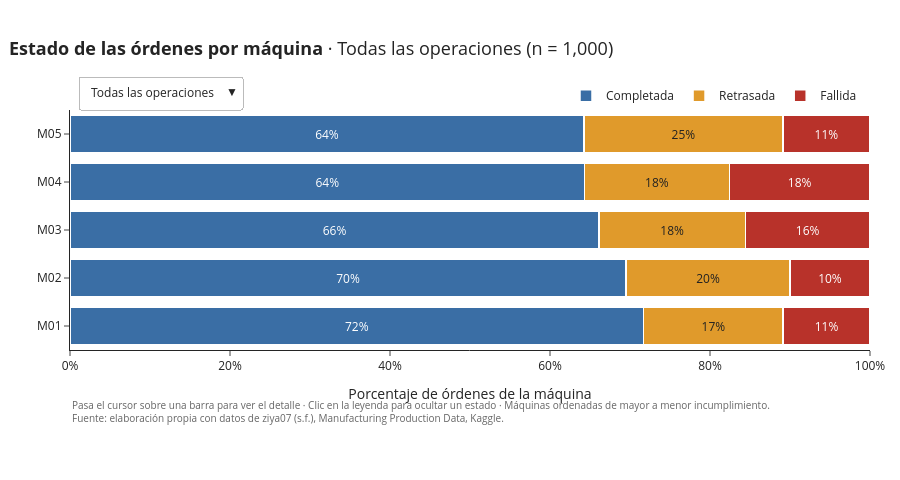

Notebook code for this chart:
### Markdown cell above
### 4b. Visualización interactiva (Plotly): estado de las órdenes por máquina y operación

Integra en una sola vista las Figuras 2 y 3 del Avance 2. El **estado por defecto** ya responde la pregunta principal: todas las operaciones juntas, con las máquinas ordenadas de mejor a peor (teoría 3.2.6). La interacción agrega detalle bajo demanda (teoría 3.2.2):

* **Filtro** (menú desplegable): elige un tipo de operación y las barras se recalculan.
* **Hover**: muestra el porcentaje, el número de órdenes, el total de la máquina, el retraso promedio y el intervalo de confianza del incumplimiento.
* **Leyenda**: un clic oculta o muestra un estado, por ejemplo para ver solo las fallas.

### Code cell
ESTADOS = ["Completada", "Retrasada", "Fallida"]
OPS = ["Todas las operaciones"] + sorted(df["Operacion"].unique())
orden_maquinas = (df.groupby("Machine_ID")["Incumplimiento"].mean().sort_values(ascending=False).index.tolist())

def resumen(sub):
    # Tabla máquina × estado con conteos, porcentajes y datos para el hover
    t = pd.crosstab(sub["Machine_ID"], sub["Estado"]).reindex(index=orden_maquinas, columns=ESTADOS, fill_value=0)
    n = t.sum(axis=1)
    ret = sub.groupby("Machine_ID")["Retraso_inicio_min"].mean().reindex(orden_maquinas)
    ic = [wilson(k, m) for k, m in zip(t["Retrasada"] + t["Fallida"], n)]
    return t, n, ret, ic

fig = go.Figure()
botones = []
for j, op in enumerate(OPS):
    sub = df if j == 0 else df[df["Operacion"] == op]
    t, n, ret, ic = resumen(sub)
    for est in ESTADOS:
        custom = np.column_stack([t[est], n, ret.round(1), [f"{p:.0%} [{lo:.0%}–{hi:.0%}]" for p, lo, hi in ic]])
        fig.add_bar(
            y=orden_maquinas, x=t[est] / n, orientation="h", name=est, marker_color=COLOR[est],
            marker_line=dict(color="white", width=1.5), visible=(j == 0), legendgroup=est, showlegend=(j == 0),
            text=[f"{v:.0%}" for v in t[est] / n], textposition="inside", insidetextanchor="middle",
            textfont=dict(color="white" if est != "Retrasada" else "#222"),
            customdata=custom,
            hovertemplate=("<b>%{y} · " + est + "</b><br>%{x:.1%} de las órdenes (%{customdata[0]} de %{customdata[1]})"
                           "<br>Retraso promedio de las órdenes ejecutadas de la máquina: %{customdata[2]} min"
                           "<br>Incumplimiento total [IC 95 %]: %{customdata[3]}<extra>" + op + "</extra>"))
    vis = [False] * (len(OPS) * 3); vis[j * 3:(j + 1) * 3] = [True] * 3
    botones.append(dict(label=op, method="update",
                        args=[{"visible": vis},
                              {"title.text": f"<b>Estado de las órdenes por máquina</b> · {op} (n = {len(sub):,})"}]))

fig.update_layout(
    barmode="stack", template="simple_white", height=480, margin=dict(l=70, r=30, t=110, b=130),
    title=dict(text=f"<b>Estado de las órdenes por máquina</b> · Todas las operaciones (n = {len(df):,})", x=0.01, font_size=18),
    xaxis=dict(tickformat=".0%", range=[0, 1], title="Porcentaje de órdenes de la máquina"),
    yaxis=dict(title="", categoryorder="array", categoryarray=orden_maquinas[::-1]),
    legend=dict(orientation="h", x=0.99, xanchor="right", y=1.12, title_text="", traceorder="normal"),
    updatemenus=[dict(buttons=botones, direction="down", x=0.01, xanchor="left", y=1.14, yanchor="top",
                      showactive=True, bgcolor="white", bordercolor="#BBB")],
    hoverlabel=dict(bgcolor="white", font_size=12),
    annotations=[dict(text="Pasa el cursor sobre una barra para ver el detalle · Clic en la leyenda para ocultar un estado · "
                           "Máquinas ordenadas de mayor a menor incumplimiento.<br>" + FUENTE,
                      x=0, y=-0.32, xref="paper", yref="paper", showarrow=False, align="left",
                      font=dict(size=10, color="#666"))])
fig.write_html(HTML / "interactiva_estado_por_maquina.html", include_plotlyjs=True)
fig.show()

### Figure 1 — Plotly figure (JSON) as saved in the notebook; plotly's stock layout.template omitted (floating-point values rounded to 4 significant figures)
{"data": [{"customdata": [["124", "193", "5.3", "36% [29%–43%]"], ["128", "199", "4.7", "36% [29%–43%]"], ["123", "186", "4.3", "34% [27%–41%]"], ["146", "210", "4.2", "30% [25%–37%]"], ["152", "212", "3.9", "28% [23%–35%]"]], "hovertemplate": "<b>%{y} · Completada</b><br>%{x:.1%} de las órdenes (%{customdata[0]} de %{customdata[1]})<br>Retraso promedio de las órdenes ejecutadas de la máquina: %{customdata[2]} min<br>Incumplimiento total [IC 95 %]: %{customdata[3]}<extra>Todas las operaciones</extra>", "insidetextanchor": "middle", "legendgroup": "Completada", "marker": {"color": "#3A6EA5", "line": {"color": "white", "width": 1.5}}, "name": "Completada", "orientation": "h", "showlegend": true, "text": ["64%", "64%", "66%", "70%", "72%"], "textfont": {"color": "white"}, "textposition": "inside", "type": "bar", "visible": true, "x": [0.6425, 0.6432, 0.6613, 0.6952, 0.717], "y": ["M05", "M04", "M03", "M02", "M01"]}, {"customdata": [["48", "193", "5.3", "36% [29%–43%]"], ["36", "199", "4.7", "36% [29%–43%]"], ["34", "186", "4.3", "34% [27%–41%]"], ["43", "210", "4.2", "30% [25%–37%]"], ["37", "212", "3.9", "28% [23%–35%]"]], "hovertemplate": "<b>%{y} · Retrasada</b><br>%{x:.1%} de las órdenes (%{customdata[0]} de %{customdata[1]})<br>Retraso promedio de las órdenes ejecutadas de la máquina: %{customdata[2]} min<br>Incumplimiento total [IC 95 %]: %{customdata[3]}<extra>Todas las operaciones</extra>", "insidetextanchor": "middle", "legendgroup": "Retrasada", "marker": {"color": "#E09A2B", "line": {"color": "white", "width": 1.5}}, "name": "Retrasada", "orientation": "h", "showlegend": true, "text": ["25%", "18%", "18%", "20%", "17%"], "textfont": {"color": "#222"}, "textposition": "inside", "type": "bar", "visible": true, "x": [0.2487, 0.1809, 0.1828, 0.2048, 0.1745], "y": ["M05", "M04", "M03", "M02", "M01"]}, {"customdata": [["21", "193", "5.3", "36% [29%–43%]"], ["35", "199", "4.7", "36% [29%–43%]"], ["29", "186", "4.3", "34% [27%–41%]"], ["21", "210", "4.2", "30% [25%–37%]"], ["23", "212", "3.9", "28% [23%–35%]"]], "hovertemplate": "<b>%{y} · Fallida</b><br>%{x:.1%} de las órdenes (%{customdata[0]} de %{customdata[1]})<br>Retraso promedio de las órdenes ejecutadas de la máquina: %{customdata[2]} min<br>Incumplimiento total [IC 95 %]: %{customdata[3]}<extra>Todas las operaciones</extra>", "insidetextanchor": "middle", "legendgroup": "Fallida", "marker": {"color": "#B8322A", "line": {"color": "white", "width": 1.5}}, "name": "Fallida", "orientation": "h", "showlegend": true, "text": ["11%", "18%", "16%", "10%", "11%"], "textfont": {"color": "white"}, "textposition": "inside", "type": "bar", "visible": true, "x": [0.1088, 0.1759, 0.1559, 0.1, 0.1085], "y": ["M05", "M04", "M03", "M02", "M01"]}, {"customdata": [["26", "44", "4.6", "41% [28%–56%]"], ["30", "36", "0.7", "17% [8%–32%]"], ["20", "30", "5.6", "33% [19%–51%]"], ["25", "40", "5.5", "38% [24%–53%]"], ["33", "40", "1.9", "18% [9%–32%]"]], "hovertemplate": "<b>%{y} · Completada</b><br>%{x:.1%} de las órdenes (%{customdata[0]} de %{customdata[1]})<br>Retraso promedio de las órdenes ejecutadas de la máquina: %{customdata[2]} min<br>Incumplimiento total [IC 95 %]: %{customdata[3]}<extra>Aditiva</extra>", "insidetextanchor": "middle", "legendgroup": "Completada", "marker": {"color": "#3A6EA5", "line": {"color": "white", "width": 1.5}}, "name": "Completada", "orientation": "h", "showlegend": false, "text": ["59%", "83%", "67%", "62%", "82%"], "textfont": {"color": "white"}, "textposition": "inside", "type": "bar", "visible": false, "x": [0.5909, 0.8333, 0.6667, 0.625, 0.825], "y": ["M05", "M04", "M03", "M02", "M01"]}, {"customdata": [["10", "44", "4.6", "41% [28%–56%]"], ["1", "36", "0.7", "17% [8%–32%]"], ["7", "30", "5.6", "33% [19%–51%]"], ["9", "40", "5.5", "38% [24%–53%]"], ["4", "40", "1.9", "18% [9%–32%]"]], "hovertemplate": "<b>%{y} · Retrasada</b><br>%{x:.1%} de las órdenes (%{customdata[0]} de %{customdata[1]})<br>Retraso promedio de las órdenes ejecutadas de la máquina: %{customdata[2]} min<br>Incumplimiento total [IC 95 %]: %{customdata[3]}<extra>Aditiva</extra>", "insidetextanchor": "middle", "legendgroup": "Retrasada", "marker": {"color": "#E09A2B", "line": {"color": "white", "width": 1.5}}, "name": "Retrasada", "orientation": "h", "showlegend": false, "text": ["23%", "3%", "23%", "22%", "10%"], "textfont": {"color": "#222"}, "textposition": "inside", "type": "bar", "visible": false, "x": [0.2273, 0.02778, 0.2333, 0.225, 0.1], "y": ["M05", "M04", "M03", "M02", "M01"]}, {"customdata": [["8", "44", "4.6", "41% [28%–56%]"], ["5", "36", "0.7", "17% [8%–32%]"], ["3", "30", "5.6", "33% [19%–51%]"], ["6", "40", "5.5", "38% [24%–53%]"], ["3", "40", "1.9", "18% [9%–32%]"]], "hovertemplate": "<b>%{y} · Fallida</b><br>%{x:.1%} de las órdenes (%{customdata[0]} de %{customdata[1]})<br>Retraso promedio de las órdenes ejecutadas de la máquina: %{customdata[2]} min<br>Incumplimiento total [IC 95 %]: %{customdata[3]}<extra>Aditiva</extra>", "insidetextanchor": "middle", "legendgroup": "Fallida", "marker": {"color": "#B8322A", "line": {"color": "white", "width": 1.5}}, "name": "Fallida", "orientation": "h", "showlegend": false, "text": ["18%", "14%", "10%", "15%", "8%"], "textfont": {"color": "white"}, "textposition": "inside", "type": "bar", "visible": false, "x": [0.1818, 0.1389, 0.1, 0.15, 0.075], "y": ["M05", "M04", "M03", "M02", "M01"]}, {"customdata": [["27", "45", "7.8", "40% [27%–55%]"], ["25", "43", "5.0", "42% [28%–57%]"], ["23", "31", "3.4", "26% [14%–43%]"], ["28", "37", "1.7", "24% [13%–40%]"], ["31", "45", "4.2", "31% [20%–46%]"]], "hovertemplate": "<b>%{y} · Completada</b><br>%{x:.1%} de las órdenes (%{customdata[0]} de %{customdata[1]})<br>Retraso promedio de las órdenes ejecutadas de la máquina: %{customdata[2]} min<br>Incumplimiento total [IC 95 %]: %{customdata[3]}<extra>Fresado</extra>", "insidetextanchor": "middle", "legendgroup": "Completada", "marker": {"color": "#3A6EA5", "line": {"color": "white", "width": 1.5}}, "name": "Completada", "orientation": "h", "showlegend": false, "text": ["60%", "58%", "74%", "76%", "69%"], "textfont": {"color": "white"}, "textposition": "inside", "type": "bar", "visible": false, "x": [0.6, 0.5814, 0.7419, 0.7568, 0.6889], "y": ["M05", "M04", "M03", "M02", "M01"]}, {"customdata": [["14", "45", "7.8", "40% [27%–55%]"], ["8", "43", "5.0", "42% [28%–57%]"], ["5", "31", "3.4", "26% [14%–43%]"], ["5", "37", "1.7", "24% [13%–40%]"], ["8", "45", "4.2", "31% [20%–46%]"]], "hovertemplate": "<b>%{y} · Retrasada</b><br>%{x:.1%} de las órdenes (%{customdata[0]} de %{customdata[1]})<br>Retraso promedio de las órdenes ejecutadas de la máquina: %{customdata[2]} min<br>Incumplimiento total [IC 95 %]: %{customdata[3]}<extra>Fresado</extra>", "insidetextanchor": "middle", "legendgroup": "Retrasada", "marker": {"color": "#E09A2B", "line": {"color": "white", "width": 1.5}}, "name": "Retrasada", "orientation": "h", "showlegend": false, "text": ["31%", "19%", "16%", "14%", "18%"], "textfont": {"color": "#222"}, "textposition": "inside", "type": "bar", "visible": false, "x": [0.3111, 0.186, 0.1613, 0.1351, 0.1778], "y": ["M05", "M04", "M03", "M02", "M01"]}, {"customdata": [["4", "45", "7.8", "40% [27%–55%]"], ["10", "43", "5.0", "42% [28%–57%]"], ["3", "31", "3.4", "26% [14%–43%]"], ["4", "37", "1.7", "24% [13%–40%]"], ["6", "45", "4.2", "31% [20%–46%]"]], "hovertemplate": "<b>%{y} · Fallida</b><br>%{x:.1%} de las órdenes (%{customdata[0]} de %{customdata[1]})<br>Retraso promedio de las órdenes ejecutadas de la máquina: %{customdata[2]} min<br>Incumplimiento total [IC 95 %]: %{customdata[3]}<extra>Fresado</extra>", "insidetextanchor": "middle", "legendgroup": "Fallida", "marker": {"color": "#B8322A", "line": {"color": "white", "width": 1.5}}, "name": "Fallida", "orientation": "h", "showlegend": false, "text": ["9%", "23%", "10%", "11%", "13%"], "textfont": {"color": "white"}, "textposition": "inside", "type": "bar", "visible": false, "x": [0.08889, 0.2326, 0.09677, 0.1081, 0.1333], "y": ["M05", "M04", "M03", "M02", "M01"]}, {"customdata": [["26", "36", "4.4", "28% [16%–44%]"], ["27", "43", "4.3", "37% [24%–52%]"], ["19", "36", "8.2", "47% [32%–63%]"], ["28", "39", "3.0", "28% [17%–44%]"], ["37", "54", "4.0", "31% [21%–45%]"]], "hovertemplate": "<b>%{y} · Completada</b><br>%{x:.1%} de las órdenes (%{customdata[0]} de %{customdata[1]})<br>Retraso promedio de las órdenes ejecutadas de la máquina: %{customdata[2]} min<br>Incumplimiento total [IC 95 %]: %{customdata[3]}<extra>Rectificado</extra>", "insidetextanchor": "middle", "legendgroup": "Completada", "marker": {"color": "#3A6EA5", "line": {"color": "white", "width": 1.5}}, "name": "Completada", "orientation": "h", "showlegend": false, "text": ["72%", "63%", "53%", "72%", "69%"], "textfont": {"color": "white"}, "textposition": "inside", "type": "bar", "visible": false, "x": [0.7222, 0.6279, 0.5278, 0.7179, 0.6852], "y": ["M05", "M04", "M03", "M02", "M01"]}, {"customdata": [["7", "36", "4.4", "28% [16%–44%]"], ["9", "43", "4.3", "37% [24%–52%]"], ["11", "36", "8.2", "47% [32%–63%]"], ["8", "39", "3.0", "28% [17%–44%]"], ["11", "54", "4.0", "31% [21%–45%]"]], "hovertemplate": "<b>%{y} · Retrasada</b><br>%{x:.1%} de las órdenes (%{customdata[0]} de %{customdata[1]})<br>Retraso promedio de las órdenes ejecutadas de la máquina: %{customdata[2]} min<br>Incumplimiento total [IC 95 %]: %{customdata[3]}<extra>Rectificado</extra>", "insidetextanchor": "middle", "legendgroup": "Retrasada", "marker": {"color": "#E09A2B", "line": {"color": "white", "width": 1.5}}, "name": "Retrasada", "orientation": "h", "showlegend": false, "text": ["19%", "21%", "31%", "21%", "20%"], "textfont": {"color": "#222"}, "textposition": "inside", "type": "bar", "visible": false, "x": [0.1944, 0.2093, 0.3056, 0.2051, 0.2037], "y": ["M05", "M04", "M03", "M02", "M01"]}, {"customdata": [["3", "36", "4.4", "28% [16%–44%]"], ["7", "43", "4.3", "37% [24%–52%]"], ["6", "36", "8.2", "47% [32%–63%]"], ["3", "39", "3.0", "28% [17%–44%]"], ["6", "54", "4.0", "31% [21%–45%]"]], "hovertemplate": "<b>%{y} · Fallida</b><br>%{x:.1%} de las órdenes (%{customdata[0]} de %{customdata[1]})<br>Retraso promedio de las órdenes ejecutadas de la máquina: %{customdata[2]} min<br>Incumplimiento total [IC 95 %]: %{customdata[3]}<extra>Rectificado</extra>", "insidetextanchor": "middle", "legendgroup": "Fallida", "marker": {"color": "#B8322A", "line": {"color": "white", "width": 1.5}}, "name": "Fallida", "orientation": "h", "showlegend": false, "text": ["8%", "16%", "17%", "8%", "11%"], "textfont": {"color": "white"}, "textposition": "inside", "type": "bar", "visible": false, "x": [0.08333, 0.1628, 0.1667, 0.07692, 0.1111], "y": ["M05", "M04", "M03", "M02", "M01"]}, {"customdata": [["25", "34", "4.2", "26% [15%–43%]"], ["22", "39", "6.3", "44% [29%–59%]"], ["22", "29", "2.2", "24% [12%–42%]"], ["32", "47", "5.7", "32% [20%–46%]"], ["30", "40", "3.2", "25% [14%–40%]"]], "hovertemplate": "<b>%{y} · Completada</b><br>%{x:.1%} de las órdenes (%{customdata[0]} de %{customdata[1]})<br>Retraso promedio de las órdenes ejecutadas de la máquina: %{customdata[2]} min<br>Incumplimiento total [IC 95 %]: %{customdata[3]}<extra>Taladrado</extra>", "insidetextanchor": "middle", "legendgroup": "Completada", "marker": {"color": "#3A6EA5", "line": {"color": "white", "width": 1.5}}, "name": "Completada", "orientation": "h", "showlegend": false, "text": ["74%", "56%", "76%", "68%", "75%"], "textfont": {"color": "white"}, "textposition": "inside", "type": "bar", "visible": false, "x": [0.7353, 0.5641, 0.7586, 0.6809, 0.75], "y": ["M05", "M04", "M03", "M02", "M01"]}, {"customdata": [["8", "34", "4.2", "26% [15%–43%]"], ["9", "39", "6.3", "44% [29%–59%]"], ["3", "29", "2.2", "24% [12%–42%]"], ["11", "47", "5.7", "32% [20%–46%]"], ["6", "40", "3.2", "25% [14%–40%]"]], "hovertemplate": "<b>%{y} · Retrasada</b><br>%{x:.1%} de las órdenes (%{customdata[0]} de %{customdata[1]})<br>Retraso promedio de las órdenes ejecutadas de la máquina: %{customdata[2]} min<br>Incumplimiento total [IC 95 %]: %{customdata[3]}<extra>Taladrado</extra>", "insidetextanchor": "middle", "legendgroup": "Retrasada", "marker": {"color": "#E09A2B", "line": {"color": "white", "width": 1.5}}, "name": "Retrasada", "orientation": "h", "showlegend": false, "text": ["24%", "23%", "10%", "23%", "15%"], "textfont": {"color": "#222"}, "textposition": "inside", "type": "bar", "visible": false, "x": [0.2353, 0.2308, 0.1034, 0.234, 0.15], "y": ["M05", "M04", "M03", "M02", "M01"]}, {"customdata": [["1", "34", "4.2", "26% [15%–43%]"], ["8", "39", "6.3", "44% [29%–59%]"], ["4", "29", "2.2", "24% [12%–42%]"], ["4", "47", "5.7", "32% [20%–46%]"], ["4", "40", "3.2", "25% [14%–40%]"]], "hovertemplate": "<b>%{y} · Fallida</b><br>%{x:.1%} de las órdenes (%{customdata[0]} de %{customdata[1]})<br>Retraso promedio de las órdenes ejecutadas de la máquina: %{customdata[2]} min<br>Incumplimiento total [IC 95 %]: %{customdata[3]}<extra>Taladrado</extra>", "insidetextanchor": "middle", "legendgroup": "Fallida", "marker": {"color": "#B8322A", "line": {"color": "white", "width": 1.5}}, "name": "Fallida", "orientation": "h", "showlegend": false, "text": ["3%", "21%", "14%", "9%", "10%"], "textfont": {"color": "white"}, "textposition": "inside", "type": "bar", "visible": false, "x": [0.02941, 0.2051, 0.1379, 0.08511, 0.1], "y": ["M05", "M04", "M03", "M02", "M01"]}, {"customdata": [["20", "34", "5.1", "41% [26%–58%]"], ["24", "38", "7.0", "37% [23%–53%]"], ["39", "60", "2.9", "35% [24%–48%]"], ["33", "47", "4.5", "30% [19%–44%]"], ["21", "33", "6.5", "36% [22%–53%]"]], "hovertemplate": "<b>%{y} · Completada</b><br>%{x:.1%} de las órdenes (%{customdata[0]} de %{customdata[1]})<br>Retraso promedio de las órdenes ejecutadas de la máquina: %{customdata[2]} min<br>Incumplimiento total [IC 95 %]: %{customdata[3]}<extra>Torno</extra>", "insidetextanchor": "middle", "legendgroup": "Completada", "marker": {"color": "#3A6EA5", "line": {"color": "white", "width": 1.5}}, "name": "Completada", "orientation": "h", "showlegend": false, "text": ["59%", "63%", "65%", "70%", "64%"], "textfont": {"color": "white"}, "textposition": "inside", "type": "bar", "visible": false, "x": [0.5882, 0.6316, 0.65, 0.7021, 0.6364], "y": ["M05", "M04", "M03", "M02", "M01"]}, {"customdata": [["9", "34", "5.1", "41% [26%–58%]"], ["9", "38", "7.0", "37% [23%–53%]"], ["8", "60", "2.9", "35% [24%–48%]"], ["10", "47", "4.5", "30% [19%–44%]"], ["8", "33", "6.5", "36% [22%–53%]"]], "hovertemplate": "<b>%{y} · Retrasada</b><br>%{x:.1%} de las órdenes (%{customdata[0]} de %{customdata[1]})<br>Retraso promedio de las órdenes ejecutadas de la máquina: %{customdata[2]} min<br>Incumplimiento total [IC 95 %]: %{customdata[3]}<extra>Torno</extra>", "insidetextanchor": "middle", "legendgroup": "Retrasada", "marker": {"color": "#E09A2B", "line": {"color": "white", "width": 1.5}}, "name": "Retrasada", "orientation": "h", "showlegend": false, "text": ["26%", "24%", "13%", "21%", "24%"], "textfont": {"color": "#222"}, "textposition": "inside", "type": "bar", "visible": false, "x": [0.2647, 0.2368, 0.1333, 0.2128, 0.2424], "y": ["M05", "M04", "M03", "M02", "M01"]}, {"customdata": [["5", "34", "5.1", "41% [26%–58%]"], ["5", "38", "7.0", "37% [23%–53%]"], ["13", "60", "2.9", "35% [24%–48%]"], ["4", "47", "4.5", "30% [19%–44%]"], ["4", "33", "6.5", "36% [22%–53%]"]], "hovertemplate": "<b>%{y} · Fallida</b><br>%{x:.1%} de las órdenes (%{customdata[0]} de %{customdata[1]})<br>Retraso promedio de las órdenes ejecutadas de la máquina: %{customdata[2]} min<br>Incumplimiento total [IC 95 %]: %{customdata[3]}<extra>Torno</extra>", "insidetextanchor": "middle", "legendgroup": "Fallida", "marker": {"color": "#B8322A", "line": {"color": "white", "width": 1.5}}, "name": "Fallida", "orientation": "h", "showlegend": false, "text": ["15%", "13%", "22%", "9%", "12%"], "textfont": {"color": "white"}, "textposition": "inside", "type": "bar", "visible": false, "x": [0.1471, 0.1316, 0.2167, 0.08511, 0.1212], "y": ["M05", "M04", "M03", "M02", "M01"]}], "layout": {"annotations": [{"align": "left", "font": {"color": "#666", "size": 10}, "showarrow": false, "text": "Pasa el cursor sobre una barra para ver el detalle · Clic en la leyenda para ocultar un estado · Máquinas ordenadas de mayor a menor incumplimiento.<br>Fuente: elaboración propia con datos de ziya07 (s.f.), Manufacturing Production Data, Kaggle.", "x": 0, "xref": "paper", "y": -0.32, "yref": "paper"}], "barmode": "stack", "height": 480, "hoverlabel": {"bgcolor": "white", "font": {"size": 12}}, "legend": {"orientation": "h", "title": {"text": ""}, "traceorder": "normal", "x": 0.99, "xanchor": "right", "y": 1.12}, "margin": {"b": 130, "l": 70, "r": 30, "t": 110}, "title": {"font": {"size": 18}, "text": "<b>Estado de las órdenes por máquina</b> · Todas las operaciones (n = 1,000)", "x": 0.01}, "updatemenus": [{"bgcolor": "white", "bordercolor": "#BBB", "buttons": [{"args": [{"visible": [true, true, true, false, false, false, false, false, false, false, false, false, false, false, false, false, false, false]}, {"title.text": "<b>Estado de las órdenes por máquina</b> · Todas las operaciones (n = 1,000)"}], "label": "Todas las operaciones", "method": "update"}, {"args": [{"visible": [false, false, false, true, true, true, false, false, false, false, false, false, false, false, false, false, false, false]}, {"title.text": "<b>Estado de las órdenes por máquina</b> · Aditiva (n = 190)"}], "label": "Aditiva", "method": "update"}, {"args": [{"visible": [false, false, false, false, false, false, true, true, true, false, false, false, false, false, false, false, false, false]}, {"title.text": "<b>Estado de las órdenes por máquina</b> · Fresado (n = 201)"}], "label": "Fresado", "method": "update"}, {"args": [{"visible": [false, false, false, false, false, false, false, false, false, true, true, true, false, false, false, false, false, false]}, {"title.text": "<b>Estado de las órdenes por máquina</b> · Rectificado (n = 208)"}], "label": "Rectificado", "method": "update"}, {"args": [{"visible": [false, false, false, false, false, false, false, false, false, false, false, false, true, true, true, false, false, false]}, {"title.text": "<b>Estado de las órdenes por máquina</b> · Taladrado (n = 189)"}], "label": "Taladrado", "method": "update"}, {"args": [{"visible": [false, false, false, false, false, false, false, false, false, false, false, false, false, false, false, true, true, true]}, {"title.text": "<b>Estado de las órdenes por máquina</b> · Torno (n = 212)"}], "label": "Torno", "method": "update"}], "direction": "down", "showactive": true, "x": 0.01, "xanchor": "left", "y": 1.14, "yanchor": "top"}], "xaxis": {"range": [0, 1], "tickformat": ".0%", "title": {"text": "Porcentaje de órdenes de la máquina"}}, "yaxis": {"categoryarray": ["M01", "M02", "M03", "M04", "M05"], "categoryorder": "array", "title": {"text": ""}}}}
